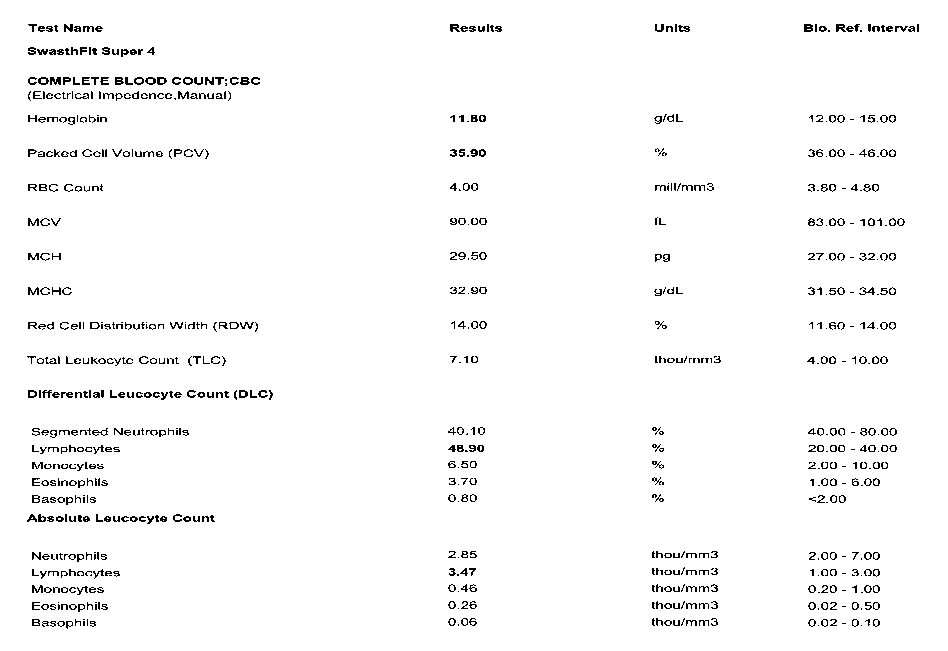
#> input picture pdf-extractor-api/output.png, 948 x 651 px
$ jupyter execute --allow-errors image_enchance.ipynb
#> lines starting #> are read from the running program, lines starting #| are printed output that depends on the picture; after the words box and inside, x2 and y2 are one past the last pixel; in counts of white or black regions, pixels touching at a corner belong together
[cell 1]
from PIL import Image
from PIL import ImageEnhance
from PIL import ImageFilter

# Load the image

image = Image.open("./output.png").convert("L")  # Convert to grayscale
#> image: PIL image 948x651 L; 97.4% white; black in thin lines or dots, all inside (x1, y1, x2, y2) = (27, 24, 919, 629)
#> further down, image is the input picture: shape (651, 948, 3); 97.4% white; black in thin lines or dots, all inside (x1, y1, x2, y2) = (27, 24, 919, 629)

# Apply sharpening filter
sharpened_image = image.filter(ImageFilter.SHARPEN)

# Enhance contrast
enhancer = ImageEnhance.Contrast(sharpened_image)
contrast_enhanced_image = enhancer.enhance(1.5)  # Adjust the enhancement factor as needed

# Save the processed image
contrast_enhanced_image.save("./output_image.png")

[cell 2]
import cv2
import numpy as np

def preprocess_image(image):
    # Denoising
    denoised = cv2.medianBlur(image, 5)
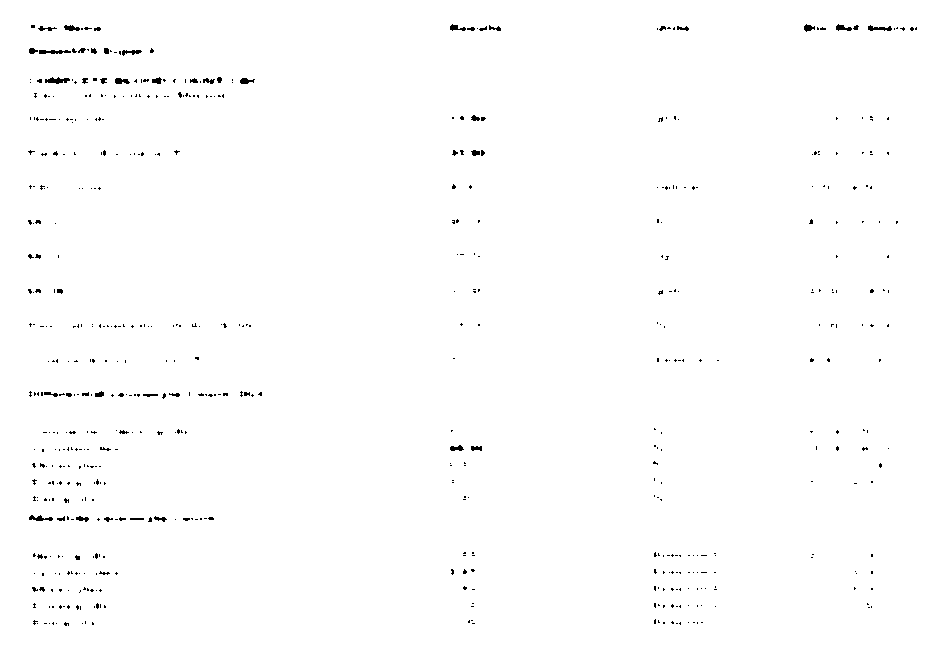
#> denoised: shape (651, 948, 3); 99.3% white; black in thin lines or dots, all inside (x1, y1, x2, y2) = (28, 24, 917, 626)

    # Sharpening
    blurred = cv2.GaussianBlur(image, (0, 0), 3)
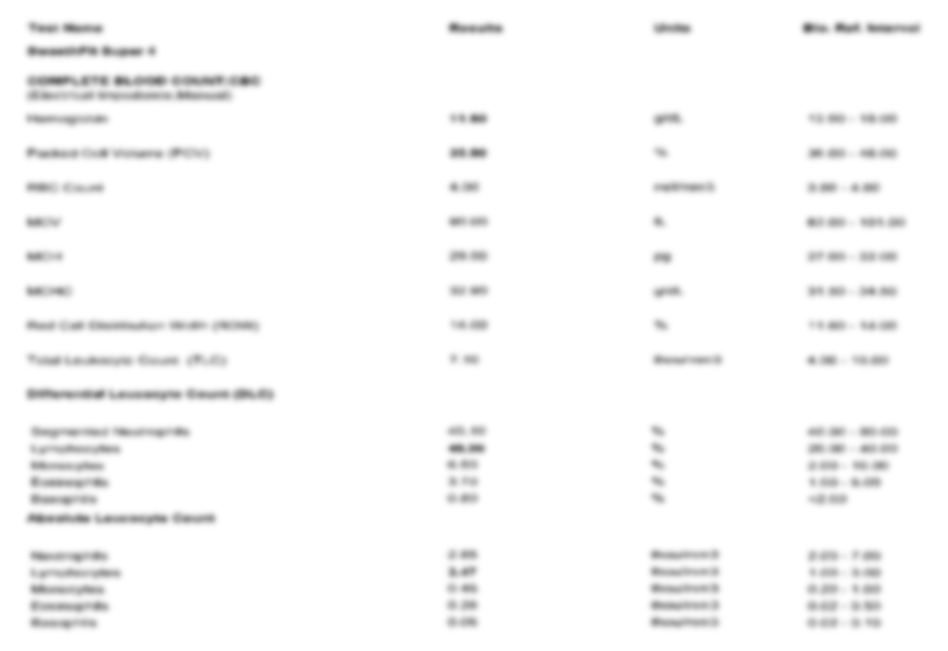
#> blurred: shape (651, 948, 3); min 104, max 255, mean 248.5
    sharpened = cv2.addWeighted(image, 1.5, blurred, -0.5, 0)

    # Contrast enhancement
    lab = cv2.cvtColor(sharpened, cv2.COLOR_BGR2LAB)
#> lab: shape (651, 948, 3); mean of channels 0, 1, 2 248.5, 128, 128
    lab_planes = list(cv2.split(lab))  # Convert to list
#> lab_planes = 3 items
    clahe = cv2.createCLAHE(clipLimit=2.0, tileGridSize=(8, 8))
    lab_planes[0] = clahe.apply(lab_planes[0])
    lab = cv2.merge(lab_planes)
#> lab: shape (651, 948, 3); mean of channels 0, 1, 2 248.5, 128, 128
    enhanced = cv2.cvtColor(lab, cv2.COLOR_LAB2BGR)

    # [20 lines of commented-out code are left out]

    return enhanced

# Load the input image
image = cv2.imread("./output.png")

# Preprocess the image
preprocessed_image = preprocess_image(image)

# Save the preprocessed image
cv2.imwrite("./output_image.png", preprocessed_image)
#> Out = True

$ run again, with pdf-extractor-api/line_1.png copied over pdf-extractor-api/output.png
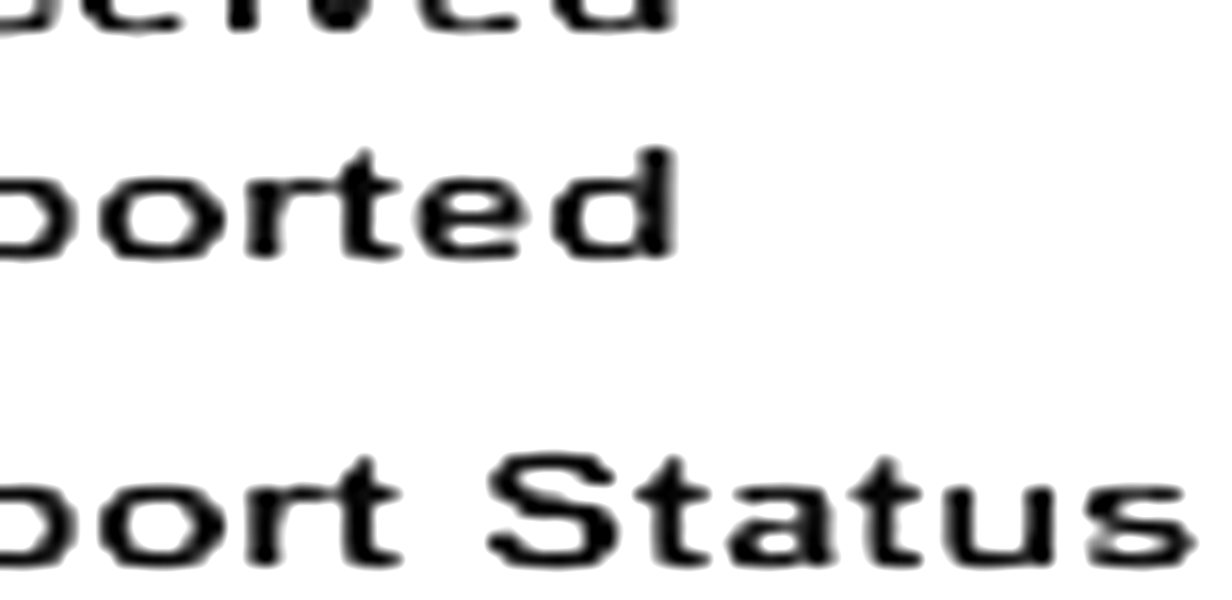
#> input picture pdf-extractor-api/line_1.png, 1232 x 600 px
#> image is the input picture: PIL image 1232x600 L; min 0, max 255, mean 228.6
#> `contrast_enhanced_image = enhancer.enhance(1.5)`:
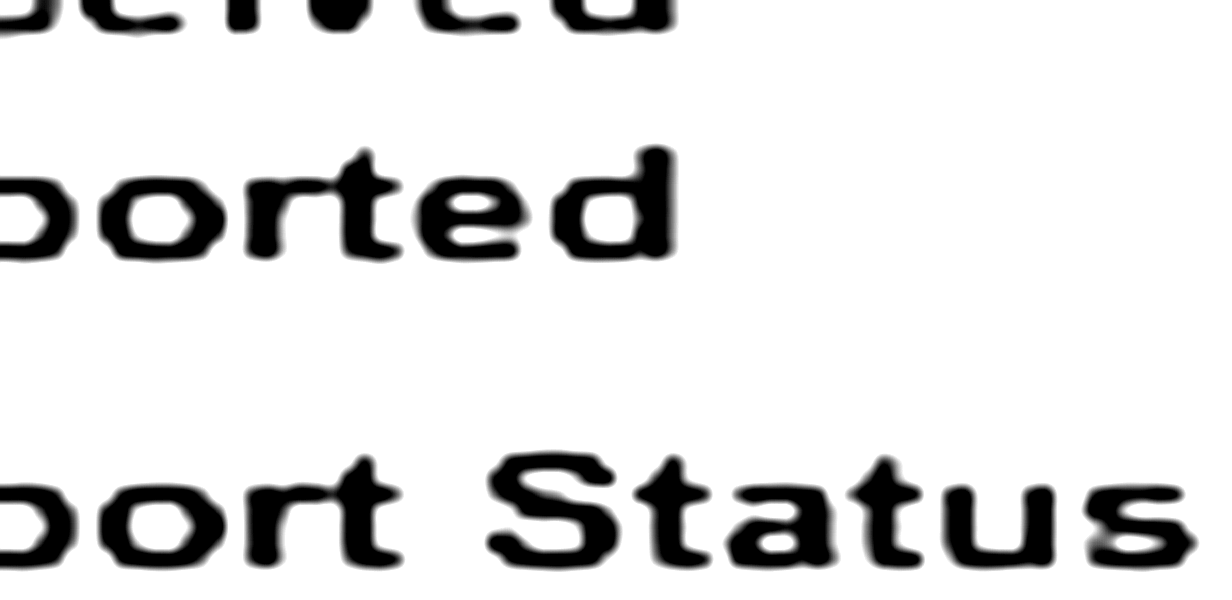
#> contrast_enhanced_image: PIL image 1232x600 L; min 0, max 255, mean 223.1
#> image: shape (600, 1232, 3)
#> lab_planes = 3 items
#> Out = True
